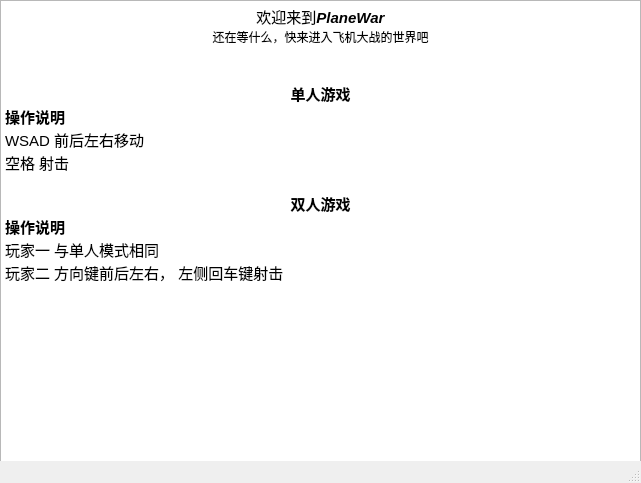
<?xml version="1.0" encoding="UTF-8"?>
<ui version="4.0">
 <class>Intro</class>
 <widget class="QMainWindow" name="Intro">
  <property name="geometry">
   <rect>
    <x>0</x>
    <y>0</y>
    <width>641</width>
    <height>483</height>
   </rect>
  </property>
  <property name="windowTitle">
   <string>MainWindow</string>
  </property>
  <property name="styleSheet">
   <string notr="true"/>
  </property>
  <widget class="QWidget" name="centralwidget">
   <widget class="QWidget" name="verticalLayoutWidget">
    <property name="geometry">
     <rect>
      <x>0</x>
      <y>0</y>
      <width>641</width>
      <height>471</height>
     </rect>
    </property>
    <layout class="QVBoxLayout" name="verticalLayout">
     <item>
      <widget class="QTextBrowser" name="textBrowser">
       <property name="autoFillBackground">
        <bool>false</bool>
       </property>
       <property name="styleSheet">
        <string notr="true">background-image: url(:/resource/intro-back-1.png)</string>
       </property>
       <property name="html">
        <string>&lt;!DOCTYPE HTML PUBLIC &quot;-//W3C//DTD HTML 4.0//EN&quot; &quot;http://www.w3.org/TR/REC-html40/strict.dtd&quot;&gt;
&lt;html&gt;&lt;head&gt;&lt;meta name=&quot;qrichtext&quot; content=&quot;1&quot; /&gt;&lt;style type=&quot;text/css&quot;&gt;
p, li { white-space: pre-wrap; }
&lt;/style&gt;&lt;/head&gt;&lt;body style=&quot; font-family:'SimSun'; font-size:9.07563pt; font-weight:400; font-style:normal;&quot;&gt;
&lt;p align=&quot;center&quot; style=&quot; margin-top:0px; margin-bottom:0px; margin-left:0px; margin-right:0px; -qt-block-indent:0; text-indent:0px;&quot;&gt;&lt;span style=&quot; font-size:11pt;&quot;&gt;欢迎来到&lt;/span&gt;&lt;span style=&quot; font-size:11pt; font-weight:600; font-style:italic;&quot;&gt;PlaneWar&lt;/span&gt;&lt;/p&gt;
&lt;p align=&quot;center&quot; style=&quot; margin-top:0px; margin-bottom:0px; margin-left:0px; margin-right:0px; -qt-block-indent:0; text-indent:0px;&quot;&gt;&lt;span style=&quot; font-size:9.07563pt;&quot;&gt;还在等什么，快来进入飞机大战的世界吧&lt;/span&gt;&lt;/p&gt;
&lt;p align=&quot;center&quot; style=&quot;-qt-paragraph-type:empty; margin-top:0px; margin-bottom:0px; margin-left:0px; margin-right:0px; -qt-block-indent:0; text-indent:0px; font-family:'arial','宋体','sans-serif'; font-size:11pt; color:#333333;&quot;&gt;&lt;br /&gt;&lt;/p&gt;
&lt;p align=&quot;center&quot; style=&quot;-qt-paragraph-type:empty; margin-top:0px; margin-bottom:0px; margin-left:0px; margin-right:0px; -qt-block-indent:0; text-indent:0px; font-family:'arial','宋体','sans-serif'; font-size:11pt; color:#333333;&quot;&gt;&lt;br /&gt;&lt;/p&gt;
&lt;p align=&quot;center&quot; style=&quot; margin-top:0px; margin-bottom:0px; margin-left:0px; margin-right:0px; -qt-block-indent:0; text-indent:0px;&quot;&gt;&lt;span style=&quot; font-size:11pt; font-weight:600;&quot;&gt;单人游戏&lt;/span&gt;&lt;/p&gt;
&lt;p style=&quot; margin-top:0px; margin-bottom:0px; margin-left:0px; margin-right:0px; -qt-block-indent:0; text-indent:0px;&quot;&gt;&lt;span style=&quot; font-size:11pt; font-weight:600;&quot;&gt;操作说明&lt;/span&gt;&lt;/p&gt;
&lt;p style=&quot; margin-top:0px; margin-bottom:0px; margin-left:0px; margin-right:0px; -qt-block-indent:0; text-indent:0px;&quot;&gt;&lt;span style=&quot; font-size:11pt;&quot;&gt;WSAD 前后左右移动 &lt;/span&gt;&lt;/p&gt;
&lt;p style=&quot; margin-top:0px; margin-bottom:0px; margin-left:0px; margin-right:0px; -qt-block-indent:0; text-indent:0px;&quot;&gt;&lt;span style=&quot; font-size:11pt;&quot;&gt;空格 射击&lt;/span&gt;&lt;/p&gt;
&lt;p style=&quot;-qt-paragraph-type:empty; margin-top:0px; margin-bottom:0px; margin-left:0px; margin-right:0px; -qt-block-indent:0; text-indent:0px; font-size:11pt;&quot;&gt;&lt;br /&gt;&lt;/p&gt;
&lt;p align=&quot;center&quot; style=&quot; margin-top:0px; margin-bottom:0px; margin-left:0px; margin-right:0px; -qt-block-indent:0; text-indent:0px;&quot;&gt;&lt;span style=&quot; font-size:11pt; font-weight:600;&quot;&gt;双人游戏&lt;/span&gt;&lt;/p&gt;
&lt;p style=&quot; margin-top:0px; margin-bottom:0px; margin-left:0px; margin-right:0px; -qt-block-indent:0; text-indent:0px;&quot;&gt;&lt;span style=&quot; font-size:11pt; font-weight:600;&quot;&gt;操作说明&lt;/span&gt;&lt;/p&gt;
&lt;p style=&quot; margin-top:0px; margin-bottom:0px; margin-left:0px; margin-right:0px; -qt-block-indent:0; text-indent:0px;&quot;&gt;&lt;span style=&quot; font-size:11pt;&quot;&gt;玩家一 与单人模式相同&lt;/span&gt;&lt;/p&gt;
&lt;p style=&quot; margin-top:0px; margin-bottom:0px; margin-left:0px; margin-right:0px; -qt-block-indent:0; text-indent:0px;&quot;&gt;&lt;span style=&quot; font-size:11pt;&quot;&gt;玩家二 方向键前后左右， 左侧回车键射击&lt;/span&gt;&lt;/p&gt;&lt;/body&gt;&lt;/html&gt;</string>
       </property>
       <property name="textInteractionFlags">
        <set>Qt::NoTextInteraction</set>
       </property>
      </widget>
     </item>
    </layout>
   </widget>
  </widget>
  <widget class="QMenuBar" name="menubar">
   <property name="geometry">
    <rect>
     <x>0</x>
     <y>0</y>
     <width>641</width>
     <height>26</height>
    </rect>
   </property>
  </widget>
  <widget class="QStatusBar" name="statusbar"/>
 </widget>
 <resources/>
 <connections/>
</ui>
